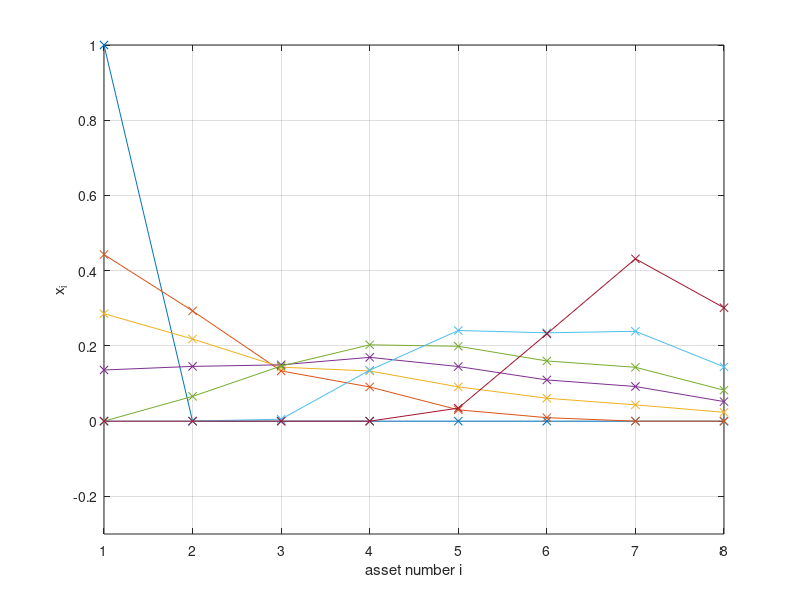

The MATLAB source for this figure: (Note: this script raises an error after producing the figure.)
%% Create the data here
% Problem data for homework assignment 3, SF1811, 2022/2023
% Creates C and mu
rng(001127)
n=8;
Corr=zeros(n,n);
for i=1:n
    for j=1:n
        Corr(i,j)=(-1)^abs(i-j)/(abs(i-j)+1);
    end 
end
sigma=zeros(n,1);
mu=zeros(n,1);
sigma(1)=2;
mu(1)=3;
for i=1:n-1
    sigma(i+1)=sigma(i)+2*rand;
    mu(i+1)=mu(i)+1;
end
D=diag(sigma);
C2=D*Corr*D;
C=0.5*(C2+C2');
r = 3:0.25:9;

%% Exercise 1
ex1_sigmas = zeros(25, 1);
ex1_means = zeros(25, 1);
ex1_Xs = zeros(n, 25);

for i=1:25
    [x, fval] = quadprog( ...
        2*C, [], [], [], ...
        [mu'; ones(1, n)], [r(i); 1], zeros(n, 1) ...
    );
    ex1_sigmas(i) = sqrt(fval);
    ex1_means(i) = mu'*x;
    ex1_Xs(:, i) = x;
end

%% Figure for Exercise 1 Portfolio
fig = figure;
idx = 1:4:25;
plot(1:n, ex1_Xs(:, idx), '-x');
grid on
ylabel('x_i')
xlabel('asset number i')
ylim([-0.3 1])
legend('r = ' + string(r(idx)))
title('Portfolio for different r')
saveas(fig, 'images/ex1_portfolio.png')

%% Exercise 2
ex2_sigmas = zeros(25, 1);
ex2_means = zeros(25, 1);
ex2_Xs = zeros(n, 25);

for i=1:25
    [x, fval] = quadprog( ...
        2*C, [], ones(1, n), 1, ...
        mu', r(i), zeros(n, 1) ...
    );
    ex2_sigmas(i) = sqrt(fval);
    ex2_means(i) = mu'*x;
    ex2_Xs(:, i) = x;
end

%%  Figure 1
fig1 = figure(1);
plot(ex1_sigmas, ex1_means, '-o')
hold on
plot(ex2_sigmas, ex2_means, '-x')
legend('Exercise 1', 'Exercise 2')
grid on
xlabel('\sigma(x)')
ylabel('\mu(x)')
xlim([0 2.5])
ylim([2 10])
title('\mu(x) for different values of \sigma(x)')
saveas(fig1, 'images/fig1.png')

%% Figure for Exercise 2 Portfolio
fig = figure;
idx = 1:4:25;
plot(1:n, ex2_Xs(:, idx), '-x');
grid on
ylabel('x_i')
xlabel('asset number i')
ylim([-0.3 1])
legend('r = ' + string(r(idx)))
title('Portfolio for different r')
saveas(fig, 'images/ex2_portfolio.png')

%% Exercise 3
ex3_sigmas = zeros(25, 1);
ex3_means = zeros(25, 1);
ex3_Xs = zeros(n, 25);

for i=1:25
    [x, fval] = quadprog( ...
        2*C, [], -mu', -r(i), ...
        ones(1, n), 1, zeros(n, 1) ...
    );
    ex3_sigmas(i) = sqrt(fval);
    ex3_means(i) = mu'*x;
    ex3_Xs(:, i) = x;
end

%%  Figure 2
fig2 = figure(2);
plot(ex1_sigmas, ex1_means, '-o')
hold on
plot(ex3_sigmas, ex3_means, '-x')
legend('Exercise 1', 'Exercise 3')
grid on
xlabel('\sigma(x)')
ylabel('\mu(x)')
xlim([0 2.5])
ylim([2 10])
title('\mu(x) for different values of \sigma(x)')
saveas(fig2, 'images/fig2.png')

%% Figure for Exercise 3 Portfolio
fig = figure;
idx = 1:4:25;
plot(1:n, ex3_Xs(:, idx), '-x');
grid on
ylabel('x_i')
xlabel('asset number i')
ylim([-0.3 1])
legend('r = ' + string(r(idx)))
title('Portfolio for different r')
saveas(fig, 'images/ex3_portfolio.png')

%% Exercise 4
ex4_sigmas = zeros(25, 1);
ex4_means = zeros(25, 1);
ex4_Xs = zeros(n, 25);

for i=1:25
    [x, fval] = quadprog( ...
        2*C, [], [], [], ...
        [mu'; ones(1, n)], [r(i); 1] ...
    );
    ex4_sigmas(i) = sqrt(fval);
    ex4_means(i) = mu'*x;
    ex4_Xs(:, i) = x;
end

%% Figure 3
fig3 = figure(3);
plot(ex1_sigmas, ex1_means, '-o')
hold on
plot(ex4_sigmas, ex4_means, '-x')
legend('Exercise 1', 'Exercise 4')
grid on
xlabel('\sigma(x)')
ylabel('\mu(x)')
xlim([0 2.5])
ylim([2 10])
title('\mu(x) for different values of \sigma(x)')
saveas(fig3, 'images/fig3.png')

%% Figure for Exercise 4 Portfolio
fig = figure;
idx = 1:4:25;
plot(1:n, ex4_Xs(:, idx), '-x');
grid on
ylabel('x_i')
xlabel('asset number i')
ylim([-0.3 1])
legend('r = ' + string(r(idx)))
title('Portfolio for different r')
saveas(fig, 'images/ex4_portfolio.png')